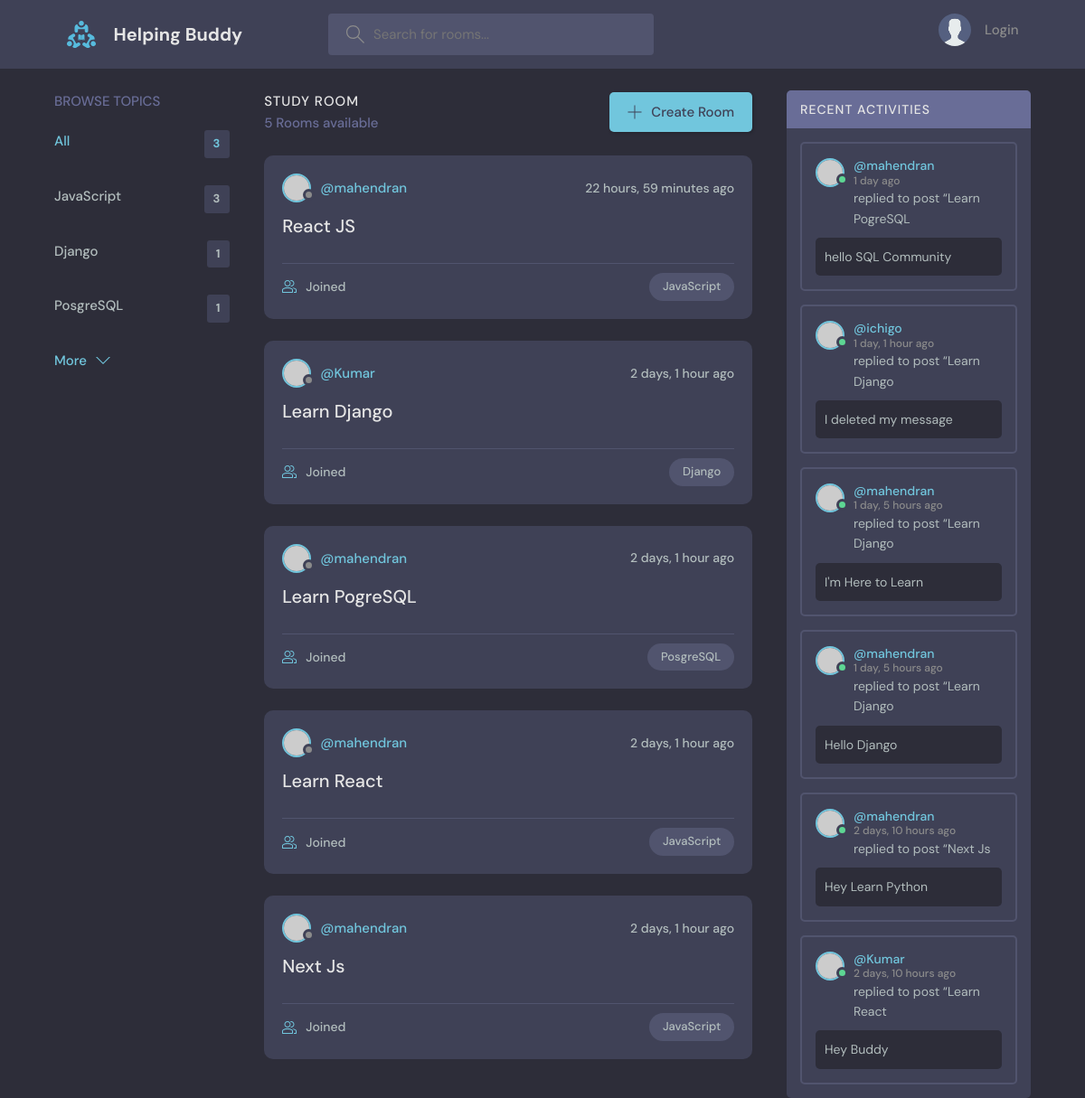
The app's page /, older data.
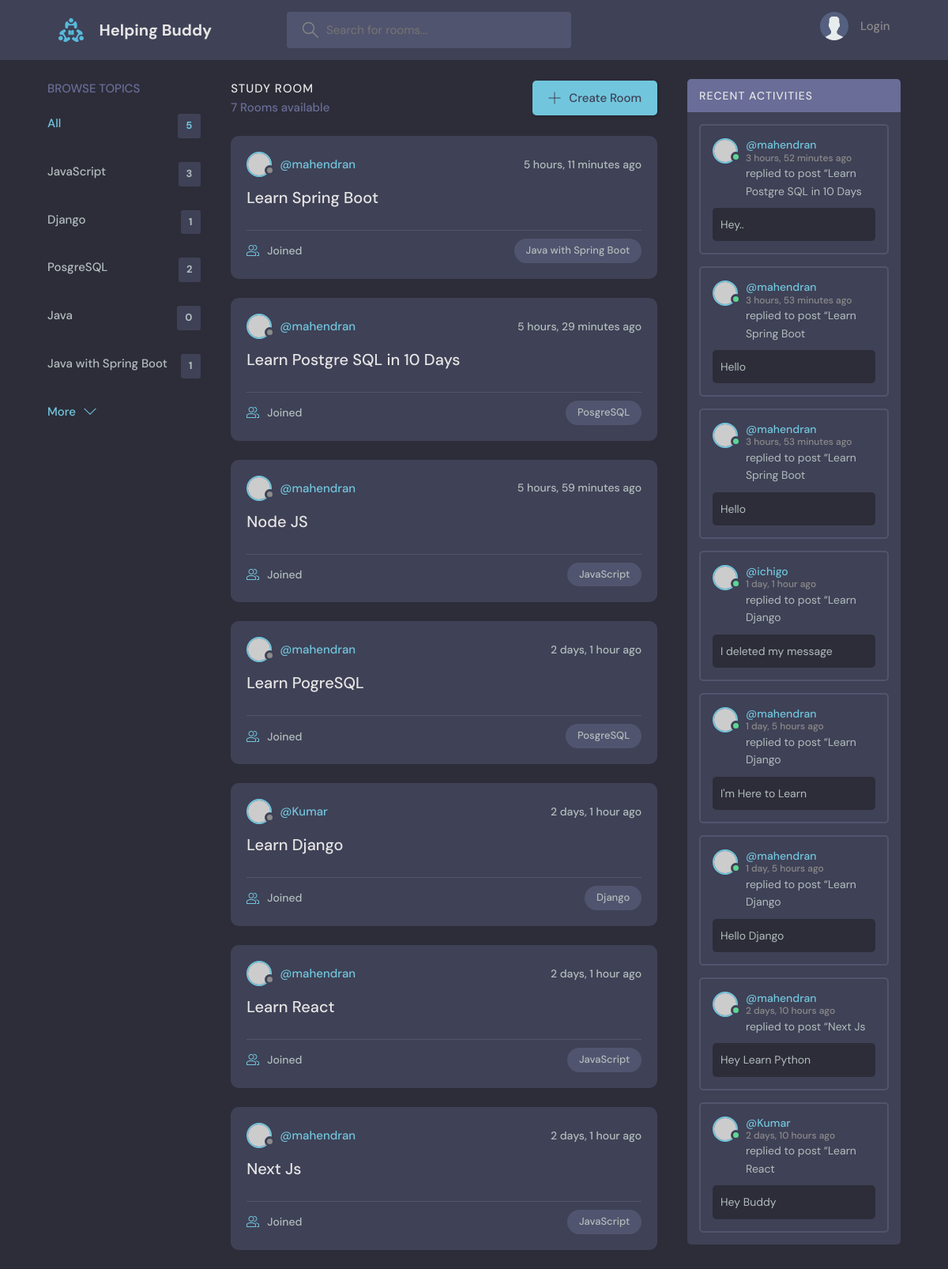
The same page, newer data.
### base/models.py (models this page shows, shortened)
class Topic(models.Model):
    name = models.CharField(max_length = 200)

class Room(models.Model):
    host = models.ForeignKey(User, on_delete = models.SET_NULL, null = True)
    topic = models.ForeignKey(Topic, on_delete = models.SET_NULL, null = True)
    name = models.CharField(max_length = 200)
    description = models.TextField(null = True, blank = True)
    participants = models.ManyToManyField(User, related_name='paricipants', blank=True)
    updated = models.DateTimeField(auto_now = True) #take snapshot of time when modified
    created = models.DateTimeField(auto_now_add = True) #take snapshot of time when created
    class Meta:
        ordering = ['-updated','-created']
    def __str__(self):
        return self.name

class Message(models.Model):
    user = models.ForeignKey(User, on_delete = models.SET_NULL, null = True)
    room = models.ForeignKey(Room, on_delete = models.SET_NULL, null = True)
    body = models.TextField()
    updated = models.DateTimeField(auto_now = True) #take snapshot of time when modified
    created = models.DateTimeField(auto_now_add = True) #take snapshot of time when created
    class Meta:
        ordering = ['-updated','-created']
    def __str__(self):
        return self.body[0:50]

### base/views.py (the view)
# urls.py: path('', views.home, name='home'),
def home(request):
    q = request.GET.get('q') if request.GET.get('q') != None else ''
    rooms = Room.objects.filter(Q(topic__name__icontains=q) | Q(name__icontains=q) | Q(description__icontains = q))
    roomCount = rooms.count()
    comments = Message.objects.all()
    topic = Topic.objects.all()
    comments = Message.objects.filter(Q(room__topic__name__icontains = q))
    context = {'rooms':rooms,"topics":topic,'room_count':roomCount,'comments':comments}
    return render(request, 'base/home.html', context)

### base/templates/base/home.html (shortened to what this page needs)
{% extends 'main.html' %}
{% block content %}
<main class="layout layout--3">
  <div class="container">
    {%include 'base/topic_component.html'%}
    <div class="roomList">
      <div class="roomList__header">
        <div>
          <h2>Study Room</h2>
          <p>{{room_count}} Rooms available</p>
        </div>
        <a class="btn btn--main" href="{% url 'create-room' %}">
          <svg version="1.1" xmlns="http://www.w3.org/2000/svg" width="32" height="32" viewBox="0 0 32 32">
            <title>add</title>
            <path
              d="M16.943 0.943h-1.885v14.115h-14.115v1.885h14.115v14.115h1.885v-14.115h14.115v-1.885h-14.115v-14.115z">
            </path>
          </svg>
          Create Room
        </a>
      </div>
      {% include "base/feed_component.html" %}
    </div>
    {% include "base/activity_component.html" %}
  </div>
</main>
{% endblock %}

### base/templates/base/topic_component.html
<div class="topics">
    <div class="topics__header">
        <h2>Browse Topics</h2>
    </div>
    <ul class="topics__list">
        <li>
            <a href="{% url 'home' %}" class="active">All <span>{{topics.count}}</span></a>
        </li>
        {% for topic in topics %}
        <li>
            <a href="{%url 'home' %}?q={{topic.name}}">{{topic.name}} <span>{{topic.room_set.all.count}}</span></a>
        </li>
        {% endfor %}
    </ul>
    <a class="btn btn--link" href="topics.html">
        More
        <svg version="1.1" xmlns="http://www.w3.org/2000/svg" width="32" height="32" viewBox="0 0 32 32">
            <title>chevron-down</title>
            <path d="M16 21l-13-13h-3l16 16 16-16h-3l-13 13z"></path>
        </svg>
    </a>
</div>

### base/templates/base/feed_component.html (shortened to what this page needs)
{% for room in rooms%}
<div class="roomListRoom">
    <div class="roomListRoom__header">
        <a href="{% url 'user-profile' room.host.id%}" class="roomListRoom__author">
            <div class="avatar avatar--small">
                <img src="https://randomuser.me/api/portraits/women/11.jpg" />
            </div>
            <span>@{{room.host.username}}</span>
        </a>
        <div class="roomListRoom__actions">
            <span>{{room.created|timesince}} ago</span>
        </div>
    </div>
    <div class="roomListRoom__content">
        <a href="{% url 'room' room.id%}">{{room.name}}</a>
    </div>
    <div class="roomListRoom__meta">
        <a href="{% url 'room' room.id%}" class="roomListRoom__joined">
            {{room.paticipants.all.count}} Joined
        </a>
        <p class="roomListRoom__topic">{{room.topic.name}}</p>
    </div>
</div>
{% endfor %}

### base/templates/base/activity_component.html (shortened to what this page needs)
<div class="activities">
    <div class="activities__header">
        <h2>Recent Activities</h2>
    </div>
    {% for comment in comments %}
    <div class="activities__box">
        <div class="activities__boxHeader roomListRoom__header">
            <a href="{% url 'user-profile' comment.user.id%}" class="roomListRoom__author">
                <div class="avatar avatar--small active">
                    <img src="https://randomuser.me/api/portraits/men/13.jpg" />
                </div>
                <p>
                    @{{comment.user}}
                    <span>{{comment.created|timesince}} ago</span>
                </p>
            </a>
        </div>
        <div class="activities__boxContent">
            <p>replied to post “<a href="{% url 'room' comment.room.id %}"></a>{{comment.room}}</p>
            <div class="activities__boxRoomContent">
                {{comment}}
            </div>
        </div>
    </div>
    {% endfor %}
</div>

Row changes from the older to the newer data that the page shows:
removed Room: host.username "mahendran", created "22 hours, 59 minutes", name "React JS", topic.name "JavaScript"
removed Message: user "mahendran", created "1 day", room "Learn PogreSQL", body "hello SQL Community"
computed for Topic "PosgreSQL": room_set.all.count "1" → "2"
added Topic: name "Java", room_set.all.count "0"
added Topic: name "Java with Spring Boot", room_set.all.count "1"
added Room: host.username "mahendran", created "5 hours, 11 minutes", name "Learn Spring Boot", topic.name "Java with Spring Boot"
added Room: host.username "mahendran", created "5 hours, 29 minutes", name "Learn Postgre SQL in 10 Days", topic.name "PosgreSQL"
added Room: host.username "mahendran", created "5 hours, 59 minutes", name "Node JS", topic.name "JavaScript"
changed Room "Learn PogreSQL": moves up the list
added Message: user "mahendran", created "3 hours, 52 minutes", room "Learn Postgre SQL in 10 Days", body "Hey.."
added Message: user "mahendran", created "3 hours, 53 minutes", room "Learn Spring Boot", body "Hello"
added Message: user "mahendran", created "3 hours, 53 minutes", room "Learn Spring Boot", body "Hello"
Text that changed along with them:
{{ topics.count }}: "3" → "5"
{{ room_count }}: "5" → "7"
